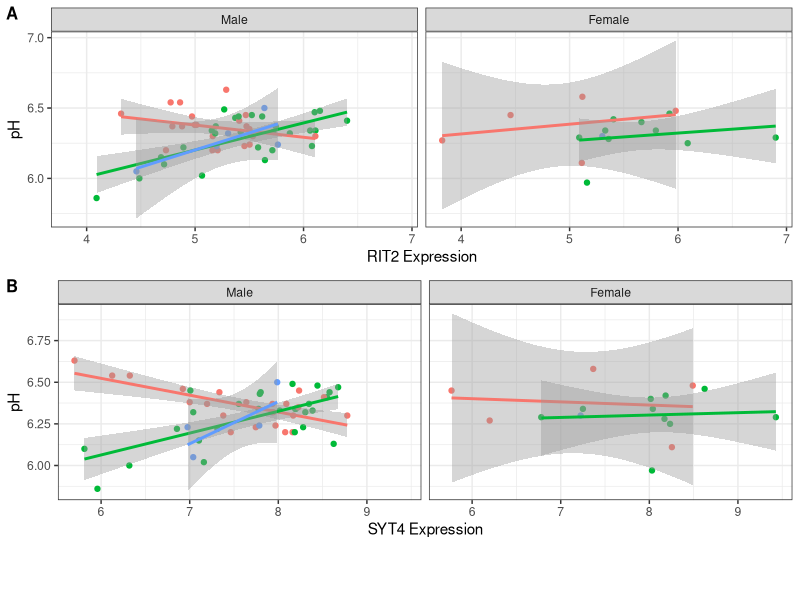

Write R code to recreate this figure.
library(here)
library(tidyr)
library(dplyr)
library(ggplot2)
library(cowplot)

#load data, BrainEac csv data file "BrainEac_allRegions_data.csv" from Data folder:
BE_allRegions <- read.csv(here("Data","BrainEac_allRegions_data.csv"), header = T)

##Section: Sex-specific signals

#Function for three way interaction between gene expression, genotype, and gender
interaction_SexGeneSNP <- function(gene) {
  lm_all <- lm(as.formula(paste("ph ~ rs12456492*sex*",  gene,paste("+ PMI + RIN + age +sex"))), filter(BE_allRegions,region=="substantia nigra" & !phOutlier))  
  sum_mod <- summary(lm_all)
  confid_inter <- confint(lm_all, level=0.95)
  print(gene )
  print(sum_mod)
  print(confid_inter)
}

#run interaction_SexGeneSNP function for each gene
interaction_SexGeneSNP(gene = "rit2") 
interaction_SexGeneSNP(gene = "syt4") 

#function for SNP gene expression interaction, stratify based on gender
gender_GeneSNP_interaction <- function(gene) {
  male <- lm(as.formula(paste("ph ~ rs12456492*",  gene,paste("+ PMI + RIN + age"))), filter(BE_allRegions,region=="substantia nigra", !phOutlier,sex==0))
  sum_mod_male <- summary(male)
  confid_inter_male <- confint(male, level=0.95)
  print(paste0("Male: ", gene ))
  print(sum_mod_male)
  print(confid_inter_male)
  female <- lm(as.formula(paste("ph ~ rs12456492*",  gene,paste("+ PMI + RIN + age"))), filter(BE_allRegions,region=="substantia nigra", !phOutlier,sex==1))
  sum_mod_female <- summary(female)
  confid_inter_female <- confint(female, level=0.95)
  print(paste0("Female: ", gene ))
  print(sum_mod_female)
  print(confid_inter_female)
}

#run gender_GeneSNP_interaction function for each gene
gender_GeneSNP_interaction(gene = "rit2") 
gender_GeneSNP_interaction(gene = "syt4") 


#Figure 4: Scatter plot of pH and gene expression grouped by risk SNP genotype and stratified sex for RIT2 and SYT4 

RIT2_MF<- ggplot(filter(BE_allRegions,region=="substantia nigra", !phOutlier), aes(x = rit2, y = ph, group= rs12456492Named,color=rs12456492Named)) +
  geom_point() + 
  facet_wrap( ~ sex, labeller= labeller(sex=c("0" = "Male", "1" = "Female"))) +
  geom_smooth(method= "lm") + 
  theme_bw() + 
  xlab("RIT2 Expression") + ylab("pH") + scale_colour_discrete(name = "rs12456492") 

SYT4_MF <- ggplot(filter(BE_allRegions,region=="substantia nigra", !phOutlier), aes(x = syt4, y = ph, group= rs12456492Named,color=rs12456492Named)) +
  geom_point() + 
  facet_wrap( ~ sex, labeller= labeller(sex=c("0" = "Male", "1" = "Female"))) +
  geom_smooth(method= "lm") + 
  theme_bw() + 
  xlab("SYT4 Expression") + ylab("pH") + scale_colour_discrete(name = "rs12456492") 

#add RIT2 and SYT4 plot side by side 
RIT2_SYT4_pH_Genderplot <- plot_grid(RIT2_MF + theme(legend.position = "none") , SYT4_MF +theme(legend.position = "none"), labels = c('A', 'B'), label_size = 12, nrow=2)

#add legend 
Figure6 <- plot_grid(RIT2_SYT4_pH_Genderplot, get_legend(SYT4_MF + theme(legend.position="bottom")), ncol=1, rel_heights = c(0.5, 0.05))

ggsave(Figure6, filename = here('Figures','Figure 6 Gender RIT2 and SYT4 gene expression vs pH in SN.pdf'), dpi=300)


##NOTE: Above analysis can also be run with GTEx data